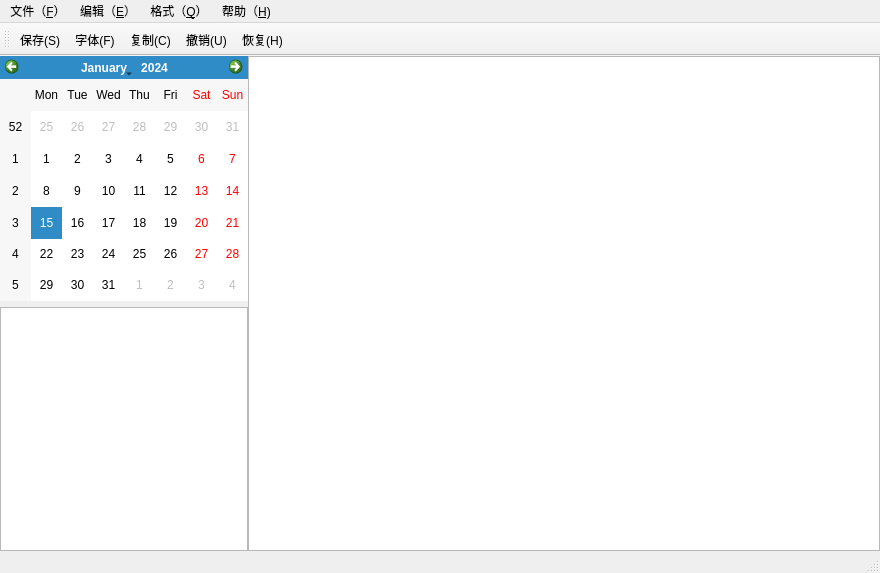
<?xml version="1.0" encoding="UTF-8"?>
<ui version="4.0">
 <class>DairyMainWindow</class>
 <widget class="QMainWindow" name="DairyMainWindow">
  <property name="geometry">
   <rect>
    <x>0</x>
    <y>0</y>
    <width>880</width>
    <height>573</height>
   </rect>
  </property>
  <property name="windowTitle">
   <string>MainWindow</string>
  </property>
  <widget class="QWidget" name="centralWidget">
   <layout class="QHBoxLayout" name="horizontalLayout" stretch="1,4">
    <property name="spacing">
     <number>0</number>
    </property>
    <property name="leftMargin">
     <number>0</number>
    </property>
    <property name="topMargin">
     <number>0</number>
    </property>
    <property name="rightMargin">
     <number>0</number>
    </property>
    <property name="bottomMargin">
     <number>0</number>
    </property>
    <item>
     <layout class="QVBoxLayout" name="verticalLayout">
      <item>
       <widget class="QCalendarWidget" name="calendarWidget"/>
      </item>
      <item>
       <widget class="QTreeView" name="treeView"/>
      </item>
     </layout>
    </item>
    <item>
     <widget class="QTextEdit" name="textEdit">
      <property name="styleSheet">
       <string notr="true">background-image: url(:/img/bg.jpg);</string>
      </property>
      <property name="html">
       <string>&lt;!DOCTYPE HTML PUBLIC &quot;-//W3C//DTD HTML 4.0//EN&quot; &quot;http://www.w3.org/TR/REC-html40/strict.dtd&quot;&gt;
&lt;html&gt;&lt;head&gt;&lt;meta name=&quot;qrichtext&quot; content=&quot;1&quot; /&gt;&lt;style type=&quot;text/css&quot;&gt;
p, li { white-space: pre-wrap; }
&lt;/style&gt;&lt;/head&gt;&lt;body style=&quot; font-family:'SimSun'; font-size:9pt; font-weight:400; font-style:normal;&quot;&gt;
&lt;p style=&quot;-qt-paragraph-type:empty; margin-top:0px; margin-bottom:0px; margin-left:0px; margin-right:0px; -qt-block-indent:0; text-indent:0px; font-family:'宋体';&quot;&gt;&lt;br /&gt;&lt;/p&gt;&lt;/body&gt;&lt;/html&gt;</string>
      </property>
     </widget>
    </item>
   </layout>
  </widget>
  <widget class="QMenuBar" name="menuBar">
   <property name="geometry">
    <rect>
     <x>0</x>
     <y>0</y>
     <width>880</width>
     <height>23</height>
    </rect>
   </property>
   <widget class="QMenu" name="menu_F">
    <property name="title">
     <string>文件（&amp;F）</string>
    </property>
    <addaction name="action_N"/>
    <addaction name="action_O"/>
    <addaction name="action_save"/>
    <addaction name="action_A"/>
    <addaction name="separator"/>
    <addaction name="action_U"/>
    <addaction name="action_P"/>
    <addaction name="separator"/>
    <addaction name="action_X"/>
   </widget>
   <widget class="QMenu" name="menu_F_2">
    <property name="title">
     <string>编辑（&amp;E）</string>
    </property>
    <addaction name="action_repeal"/>
    <addaction name="action_recover"/>
    <addaction name="action_T"/>
    <addaction name="action_copy"/>
    <addaction name="action_P_2"/>
    <addaction name="separator"/>
    <addaction name="action_D"/>
   </widget>
   <widget class="QMenu" name="menu_Q">
    <property name="title">
     <string>格式（&amp;Q）</string>
    </property>
    <addaction name="action_F"/>
    <addaction name="action_C_2"/>
   </widget>
   <widget class="QMenu" name="menu_H">
    <property name="title">
     <string>帮助（&amp;H)</string>
    </property>
    <addaction name="action_Qt_A"/>
    <addaction name="action_AW"/>
    <addaction name="action_AS"/>
   </widget>
   <addaction name="menu_F"/>
   <addaction name="menu_F_2"/>
   <addaction name="menu_Q"/>
   <addaction name="menu_H"/>
  </widget>
  <widget class="QToolBar" name="mainToolBar">
   <attribute name="toolBarArea">
    <enum>TopToolBarArea</enum>
   </attribute>
   <attribute name="toolBarBreak">
    <bool>false</bool>
   </attribute>
   <addaction name="action_save"/>
   <addaction name="action_F"/>
   <addaction name="action_copy"/>
   <addaction name="action_repeal"/>
   <addaction name="action_recover"/>
  </widget>
  <widget class="QStatusBar" name="statusBar"/>
  <action name="action_N">
   <property name="text">
    <string>新建（&amp;N）</string>
   </property>
  </action>
  <action name="action_O">
   <property name="text">
    <string>打开（&amp;O）</string>
   </property>
  </action>
  <action name="action_A">
   <property name="text">
    <string>另存为(&amp;A)</string>
   </property>
  </action>
  <action name="action_U">
   <property name="text">
    <string>页面设置(&amp;U)</string>
   </property>
  </action>
  <action name="action_P">
   <property name="text">
    <string>打印(&amp;P)</string>
   </property>
  </action>
  <action name="action_X">
   <property name="text">
    <string>退出(&amp;X)</string>
   </property>
  </action>
  <action name="action_save">
   <property name="icon">
    <iconset resource="res.qrc">
     <normaloff>:/img/save.png</normaloff>:/img/save.png</iconset>
   </property>
   <property name="text">
    <string>保存(&amp;S)</string>
   </property>
  </action>
  <action name="action_repeal">
   <property name="icon">
    <iconset resource="res.qrc">
     <normaloff>:/img/arrows_left.png</normaloff>:/img/arrows_left.png</iconset>
   </property>
   <property name="text">
    <string>撤销(&amp;U)</string>
   </property>
  </action>
  <action name="action_T">
   <property name="text">
    <string>剪切(&amp;T)</string>
   </property>
  </action>
  <action name="action_copy">
   <property name="icon">
    <iconset resource="res.qrc">
     <normaloff>:/img/copy.png</normaloff>:/img/copy.png</iconset>
   </property>
   <property name="text">
    <string>复制(&amp;C)</string>
   </property>
  </action>
  <action name="action_P_2">
   <property name="text">
    <string>粘贴(&amp;P)</string>
   </property>
  </action>
  <action name="action_D">
   <property name="text">
    <string>日期(&amp;D)</string>
   </property>
  </action>
  <action name="action_F">
   <property name="icon">
    <iconset resource="res.qrc">
     <normaloff>:/new/icon/icon/Text.png</normaloff>:/new/icon/icon/Text.png</iconset>
   </property>
   <property name="text">
    <string>字体(&amp;F)</string>
   </property>
  </action>
  <action name="action_C_2">
   <property name="text">
    <string>字体颜色(&amp;C)</string>
   </property>
  </action>
  <action name="action_recover">
   <property name="icon">
    <iconset resource="res.qrc">
     <normaloff>:/img/arrows_right.png</normaloff>:/img/arrows_right.png</iconset>
   </property>
   <property name="text">
    <string>恢复(&amp;H)</string>
   </property>
  </action>
  <action name="action_Qt_A">
   <property name="text">
    <string>关于Qt（&amp;A）</string>
   </property>
  </action>
  <action name="action_AW">
   <property name="text">
    <string>关于官网(&amp;AW)</string>
   </property>
  </action>
  <action name="action_AS">
   <property name="text">
    <string>关于软件(&amp;AS)</string>
   </property>
  </action>
 </widget>
 <layoutdefault spacing="6" margin="11"/>
 <resources>
  <include location="res.qrc"/>
 </resources>
 <connections/>
</ui>
